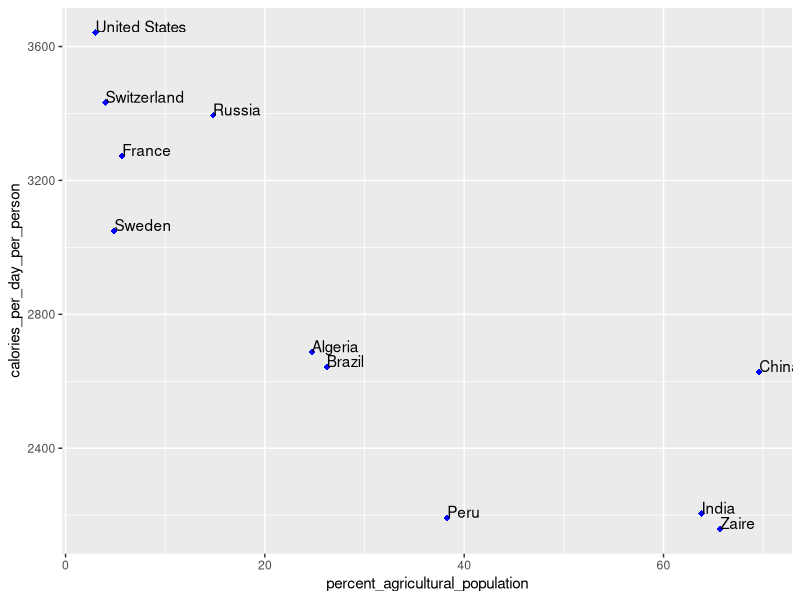
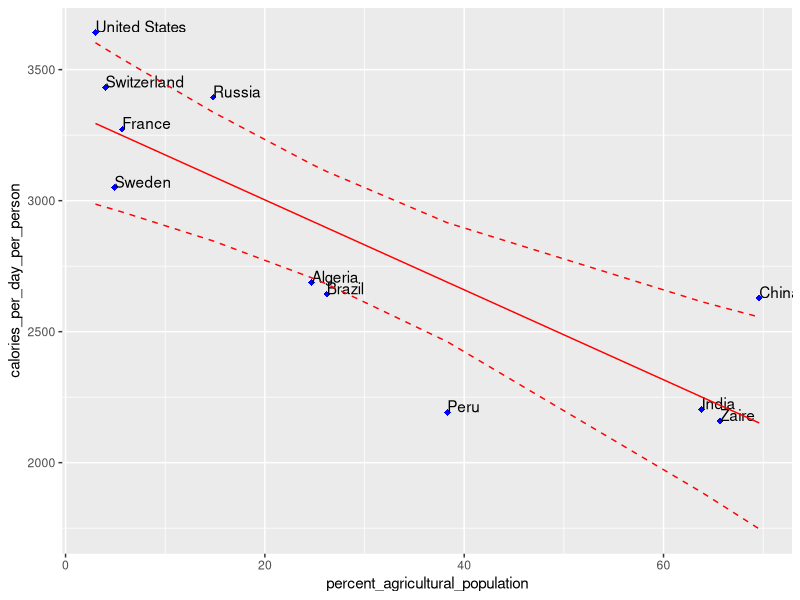

Source code (R) for these figures, in order:
## ---- chunk 1
library(ggplot2)
library(tidyverse)
## ---- chunk 2
dat = read.csv('data_ex1.csv')
dat
attach(dat)
## ---- chunk 3
ggplot(data = dat,aes(x=percent_agricultural_population,y=calories_per_day_per_person)) + 
  geom_point(shape=18,color="blue",size=2)+
  geom_text(aes(label=country),hjust=0, vjust=0)
## ---- chunk 4
LM = lm(calories_per_day_per_person~percent_agricultural_population)
LM$coefficients
## ---- chunk 5
summary(LM)
## ---- chunk 6
pred = predict(LM, dat,interval="confidence")
## ---- chunk 7
dat2 = cbind(dat,pred)
ggplot(data=dat2 ) + 
  geom_point(aes(x=percent_agricultural_population, y=calories_per_day_per_person),shape=18,color="blue",size=2)+
  geom_text(aes(x=percent_agricultural_population, y=calories_per_day_per_person,label=country),hjust=0, vjust=0)+
  geom_line(aes(x=percent_agricultural_population, y=fit),col="red") + 
  geom_line(aes(x=percent_agricultural_population, y=lwr),linetype = "dashed",col="red") + 
  geom_line(aes(x=percent_agricultural_population, y=upr),linetype = "dashed",col="red")

